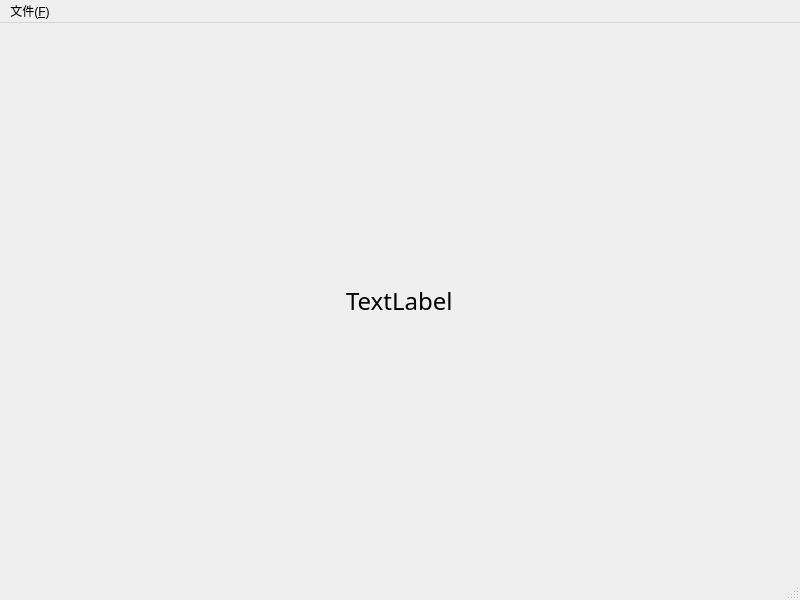
<?xml version="1.0" encoding="UTF-8"?>
<ui version="4.0">
 <class>MainWindow</class>
 <widget class="QMainWindow" name="MainWindow">
  <property name="geometry">
   <rect>
    <x>0</x>
    <y>0</y>
    <width>800</width>
    <height>600</height>
   </rect>
  </property>
  <property name="cursor">
   <cursorShape>ArrowCursor</cursorShape>
  </property>
  <property name="windowTitle">
   <string>MainWindow</string>
  </property>
  <widget class="QWidget" name="centralwidget">
   <layout class="QGridLayout" name="gridLayout">
    <item row="0" column="0">
     <layout class="QHBoxLayout" name="horizontalLayout">
      <item alignment="Qt::AlignHCenter">
       <widget class="QLabel" name="label">
        <property name="font">
         <font>
          <family>AniMe Matrix - MB_EN</family>
          <pointsize>18</pointsize>
         </font>
        </property>
        <property name="text">
         <string>TextLabel</string>
        </property>
       </widget>
      </item>
     </layout>
    </item>
   </layout>
  </widget>
  <widget class="QMenuBar" name="menubar">
   <property name="geometry">
    <rect>
     <x>0</x>
     <y>0</y>
     <width>800</width>
     <height>23</height>
    </rect>
   </property>
   <widget class="QMenu" name="menu_F">
    <property name="title">
     <string>文件(&amp;F)</string>
    </property>
    <addaction name="action_O"/>
    <addaction name="action_S"/>
    <addaction name="action_F"/>
   </widget>
   <addaction name="menu_F"/>
  </widget>
  <widget class="QStatusBar" name="statusbar"/>
  <action name="action_O">
   <property name="text">
    <string>打开图片</string>
   </property>
   <property name="shortcut">
    <string>Ctrl+O</string>
   </property>
  </action>
  <action name="action_S">
   <property name="text">
    <string>保存图片</string>
   </property>
   <property name="shortcut">
    <string>Ctrl+S</string>
   </property>
  </action>
  <action name="action_F">
   <property name="text">
    <string>实时相机</string>
   </property>
   <property name="shortcut">
    <string>Ctrl+F</string>
   </property>
  </action>
 </widget>
 <resources/>
 <connections/>
</ui>
